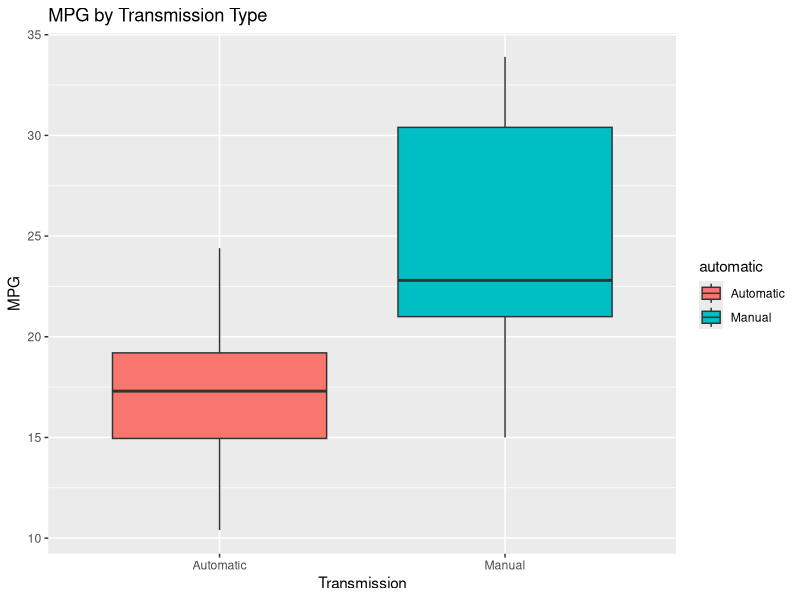
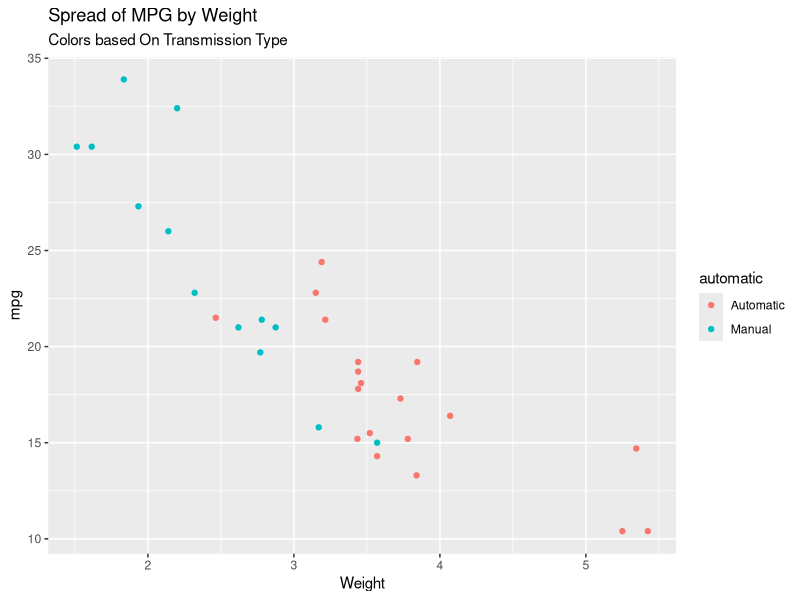
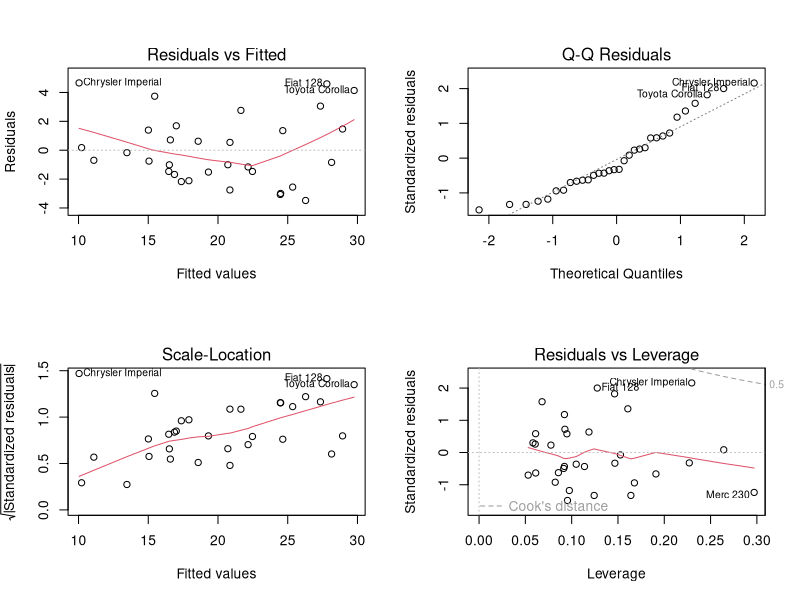
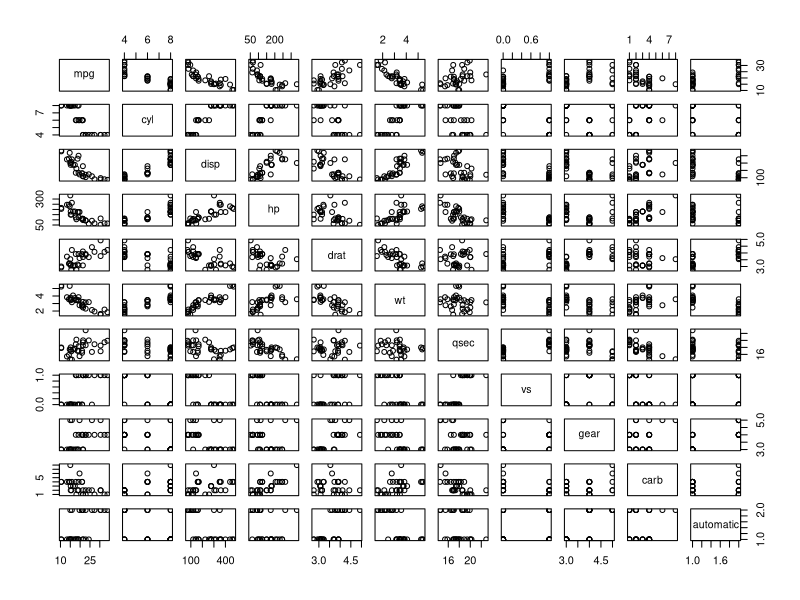
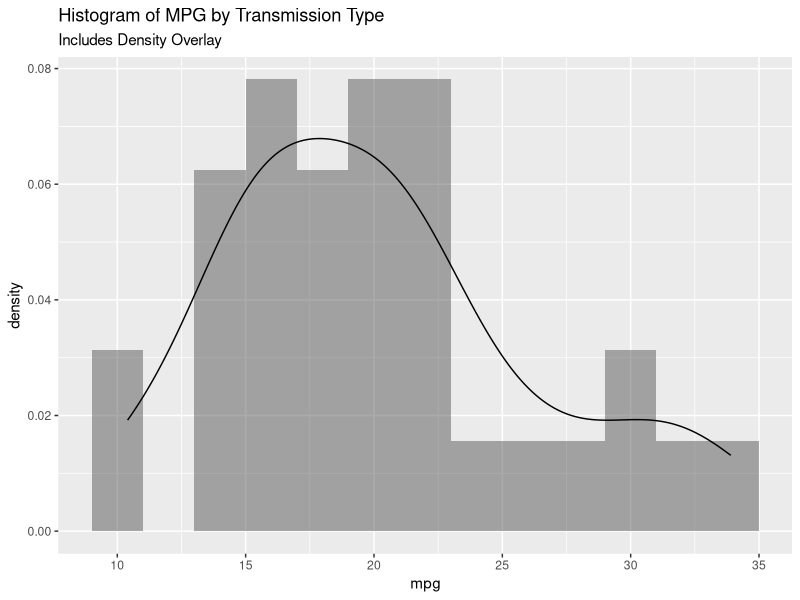

Write R code to recreate these figures, in order.
## ---- chunk 1
knitr::opts_chunk$set(echo = TRUE)
## ---- chunk 2
#load R packages
library(ggplot2) # for exploratory data analyis / visuals
#load dataset
data(mtcars)
#display top 6 rows
head(mtcars)

#update 'am' variable as automatic vs transmission and set to factor variable
#from the RStudio's documentation: am = Transmission (0 = automatic, 1 = manual)
mtcars$automatic <- as.factor(mtcars$am)
levels(mtcars$automatic) <-c("Automatic", "Manual")
#remove original transmission variable
mtcars$am <- NULL
## ---- chunk 3
#Create boxplot to show average mpg by transmission type.
ggplot(mtcars, aes(x = automatic, y = mpg, fill = automatic)) +
  geom_boxplot(notch = F) + 
  scale_x_discrete("Transmission") +
  scale_y_continuous("MPG") +
  ggtitle("MPG by Transmission Type")
## ---- chunk 4
ggplot(mtcars, aes(wt, mpg)) + 
        geom_point(aes(color = automatic)) + 
        labs(title = "Spread of MPG by Weight", subtitle = "Colors based On Transmission Type", x = "Weight", Y = "MPG")
## ---- chunk 5
#simple linear regression
fit <- lm(mpg ~ automatic, data = mtcars)
summary(fit)
## ---- chunk 6
#conduct basic t test to determine whether one transmission is better in terms of MPG
ttestMPG <- t.test(mpg ~ automatic, data = mtcars)
round(ttestMPG$p.value,4)
#Based on the pvalue above (0.0014) from the initial basic test, we would reject the null hypothesis that MPG is unaffected by transmission type. Again, this does not account for other variables and commands further evaluation via regression testing.

#Identify most significant other variables, by testing correlation to mpg of all variables.
#revert transmission type to numeric for correlation test
mtcars$automatic <- as.numeric(mtcars$automatic)
sort(abs(cor(mtcars)[1,]), decreasing = TRUE)
#Based on the correlations between each variable and mpg, transmission type is 6th most significant. We will consider the 6 more substantial correlations going forward.
## ---- chunk 7
fitAll <- lm(mpg ~ ., data = mtcars)
#Run the step function (stepwise regression) to find the best choice of predictors.
bestFit <- step(fitAll, trace = 0, direction = "both")
#provide the summary
summary(bestFit)
## ---- chunk 8
summary(bestFit)$coef[4]
#On average, manual transmission cars average 2.94 MPG more than automatic transmission cars, considering other variables.

#Display residual diagnostics using the best fit model (mpg ~ wt + qsec + automatic).
par(mfrow=c(2,2))
plot(bestFit)
#Interpretation: 
# - Residual vs fitted plot shows slight bend,indicating some non-linear relationship was not explained by the model. This follows the thinking that the bestFit curve includes the 3 most significant variables, but not all relevant variables.
# - Residuals appear normally distributed in the Normal Q-Q plot, as desired.
## ---- chunk 9
#overview plot displaying trends across each variable of the mtcars dataset.
plot(mtcars)
#histogram of mpg by automatic vs transmission with density overlay
ggplot(mtcars, aes(x = mpg, color = automatic, fill = automatic)) + 
        geom_histogram(aes(y=..density..), alpha = .5, position = "identity", binwidth = 2)+
        geom_density(alpha=.2) + 
        labs(title = "Histogram of MPG by Transmission Type", subtitle = "Includes Density Overlay")
